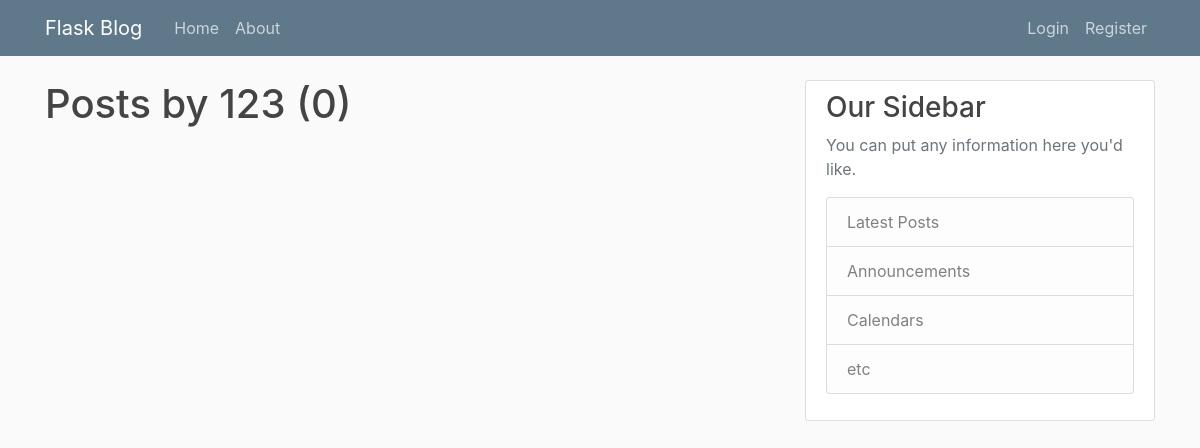
The app's page /user/123, older data.
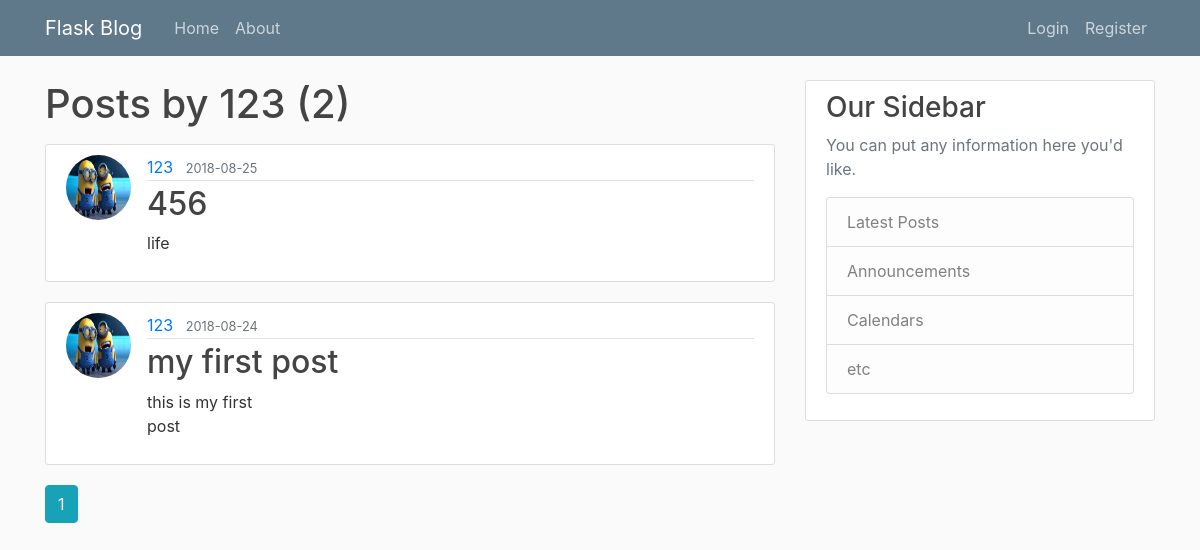
The same page, newer data.
### flaskblog/models.py (models this page shows, shortened)
class Post(db.Model):
    id = db.Column(db.Integer, primary_key=True)
    title = db.Column(db.String(100), nullable=False)
    date_posted = db.Column(db.DateTime, nullable=False, default=datetime.utcnow)
    content = db.Column(db.Text, nullable=False)
    user_id = db.Column(db.Integer, db.ForeignKey('user.id'), nullable=False)

class User(db.Model, UserMixin):
    id = db.Column(db.Integer, primary_key=True)
    username = db.Column(db.String(20), unique=True, nullable=False)
    email = db.Column(db.String(120), unique=True, nullable=False)
    image_file = db.Column(db.String(20), nullable=False, default='default.jpg')
    password = db.Column(db.String(60), nullable=False)
    posts = db.relationship('Post', backref='author', lazy=True)

### flaskblog/users/routes.py (the view)
@users.route("/user/<string:username>")
def user_posts(username):
    page = request.args.get('page', 1, type=int)
    user = User.query.filter_by(username=username).first_or_404()
    posts = Post.query.filter_by(author=user)\
        .order_by(Post.date_posted.desc())\
        .paginate(page=page, per_page=5)
    return render_template('user_posts.html', posts=posts, user=user)

### flaskblog/templates/user_posts.html
{% extends "layout.html" %}
{% block content %}
    <h1 class="mb-3">Posts by {{ user.username }} ({{ posts.total }})</h1>
    {% for post in posts.items %}
    <article class="media content-section">
        <img class = "rounded-circle article-img"
             src = "{{ url_for('static', filename = 'profile_pics/' + post.author.image_file)}}">
        <div class="media-body">
            <div class="article-metadata">
                <a class="mr-2" href="{{ url_for('users.user_posts', username=post.author.username) }}">{{ post.author.username }}</a>
                <small class="text-muted">{{ post.date_posted.strftime('%Y-%m-%d') }}</small>
            </div>
            <h2><a class="article-title" href="{{ url_for('posts.post', post_id=post.id) }}">{{ post.title }}</a></h2>
            <p class="article-content">{{ post.content }}</p>
        </div>
    </article>
    {% endfor %}
    {% for page_num in posts.iter_pages(left_edge=1, right_edge=1, left_current=1, right_current=2) %}
        {% if page_num %}
            {% if posts.page == page_num %}
                <a class="btn btn-info mb-4" href="{{ url_for('users.user_posts', username=user.username, page=page_num) }}">{{ page_num }}</a>
            {% else %}
                <a class="btn btn-outline-info mb-4" href="{{ url_for('users.user_posts', username=user.username, page=page_num) }}">{{ page_num }}</a>
            {% endif %}
        {% else %}
            ...
        {% endif %}
    {% endfor %}
{% endblock content%}

Row changes from the older to the newer data that the page shows:
added Post: image_file (picture), author.username "123", date_posted "2018-08-25", title "456", content "life"
added Post: image_file (picture), author.username "123", date_posted "2018-08-24", title "my first post", content "this is my first post"
Text that changed along with them:
{{ posts.total }}: "0" → "2"
new list line: "1"
